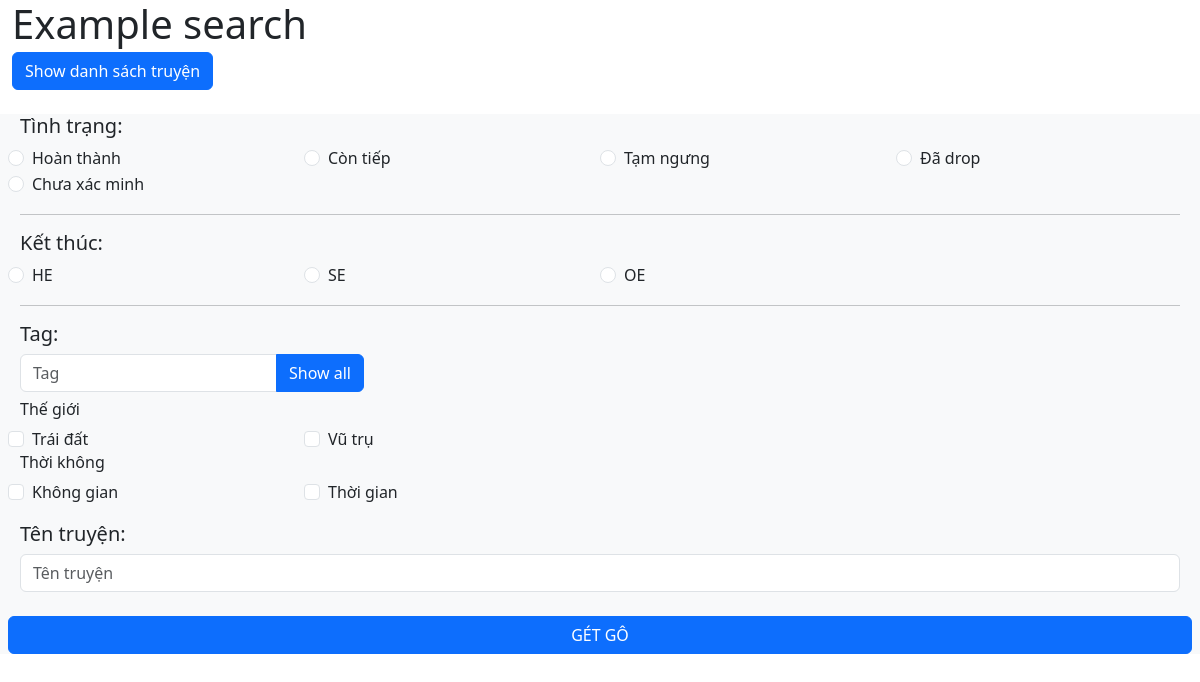
The page / on the database its author committed.
### tables this page shows
CREATE TABLE `category` (
  `id` varchar(255) NOT NULL,
  `name` varchar(255) NOT NULL
);

CREATE TABLE `tags` (
  `id` varchar(255) NOT NULL,
  `category_id` varchar(255) NOT NULL,
  `name` varchar(255) NOT NULL
);

### models/category.php (called while the page is built, shortened)
<?php
class Category
{
	private static $table = "category";
	static function getAll()
	{
		try {
			$db = DB::getInstance();
			$data = $db->query("SELECT * FROM " . self::$table);
			return $data->fetchAll();
		} catch (PDOException $e) {
			return false;
		}
	}
}

### models/tag.php (called while the page is built, shortened)
<?php
class Tag
{
	private static $table = "tags";
	static function getByCategory($category_id)
	{
		try {
			$db = DB::getInstance();
			$data = $db->query("SELECT * FROM " . self::$table . " WHERE category_id = '" . $category_id . "'");
			return $data->fetchAll();
		} catch (PDOException $e) {
			return $e->getMessage();
		}
	}
}

### index.php (the view, shortened to what this page needs)
<?php
require_once("models/tag.php");
require_once("models/category.php");
?>
<!doctype html>
<html lang="en">
<head>
	<link href="https://cdn.jsdelivr.net/npm/bootstrap@5.3.2/dist/css/bootstrap.min.css" rel="stylesheet">
</head>
<body>
	<div class="container-xxl">
		<h1 class="mb-1">Example search</h1>
		<a type="button" class="btn btn-primary mb-4" href="ds_truyen.php">
			Show danh sách truyện
		</a>
		<?php
		$array_tinhtrang = [
			'completed' => 'Hoàn thành',
			'ongoing' => 'Còn tiếp',
			'suspended' => 'Tạm ngưng',
			'dropped' => 'Đã drop',
			'unverified' => 'Chưa xác minh'
		];
		?>
		<form action="ket_qua.php" method="POST">
			<div class="row bg-light px-2">
				<div class="col-12">
					<h5 class="mb-2">Tình trạng:</h5>
					<div class="row">
						<?php foreach ($array_tinhtrang as $tinhtrang => $text) { ?>
							<div class="form-check col-12 col-sm-6 col-md-4 col-lg-3">
								<input type="radio" class="form-check-input form-check-input-primary" name="tinh_trang" value="<?php echo $tinhtrang; ?>" id="<?php echo $tinhtrang; ?>">
								<label class="form-check-label form-check-label-primary" for="<?php echo $tinhtrang; ?>">
									<?php echo $text; ?>
								</label>
							</div>
						<?php } ?>
					</div>
					<hr>
				</div>
				<?php
				$array_ending = [
					'he' => 'HE',
					'se' => 'SE',
					'oe' => 'OE',
				];
				?>
				<div class="col-12">
					<h5 class="mb-2">Kết thúc:</h5>
					<div class="row">
						<?php foreach ($array_ending as $ending => $text) { ?>
							<div class="form-check col-12 col-sm-6 col-md-4 col-lg-3">
								<input type="radio" class="form-check-input form-check-input-primary" name="ending" value="<?php echo $ending; ?>" id="<?php echo $ending; ?>">
								<label class="form-check-label form-check-label-primary" for="<?php echo $ending; ?>">
									<?php echo $text; ?>
								</label>
							</div>
						<?php } ?>
					</div>
					<hr>
				</div>
				<div class="col-12">
					<h5 class="mb-2">Tag:</h5>
					<div class="row">
						<div class="col-auto">
							<div class="input-group mb-2">
								<input type="text" class="form-control" id="inp_tag" placeholder="Tag">
								<button type="button" class="btn btn-primary" id="btn_show_all">Show all</button>
							</div>
						</div>
					</div>
					<?php
					$allCategory = Category::getAll();
					foreach ($allCategory as $category) {
					?>
						<h6 class="mb-2 tag-group-title"><?php echo $category['name']; ?></h6>
						<div class="row">
							<?php
							$tags = Tag::getByCategory($category['id']);
							foreach ($tags as $tag) {
							?>
								<div class="form-check col-12 col-sm-6 col-md-4 col-lg-3 tag-group-name">
									<input type="checkbox" class="form-check-input form-check-input-primary" name="tags[]" value="<?php echo $tag['id']; ?>" id="<?php echo $tag['id']; ?>">
									<label class="form-check-label form-check-label-primary" for="<?php echo $tag['id']; ?>">
										<?php echo $tag['name']; ?>
									</label>
								</div>
							<?php
							}
							?>
						</div>
					<?php
					}
					?>
					<div class="col-12 mt-3">
						<h5 class="mb-2">Tên truyện:</h5>
						<div class="row">
							<div class="col-12">
								<div class="input-group mb-2">
									<input type="text" class="form-control" id="inp_ten_truyen" placeholder="Tên truyện" name="ten_truyen">
								</div>
							</div>
						</div>
					</div>
				</div>
				<button type="submit" class="btn btn-primary mt-3">GÉT GÔ</button>
		</form>
	</div>
</body>
</html>

### rows shown on the page
category: name "Thế giới"
tags: name "Trái đất"
tags: name "Vũ trụ"
category: name "Thời không"
tags: name "Không gian"
tags: name "Thời gian"

### other values the page prints
$text "Hoàn thành"
$text "Còn tiếp"
$text "Tạm ngưng"
$text "Đã drop"
$text "Chưa xác minh"
$text "HE"
$text "SE"
$text "OE"
